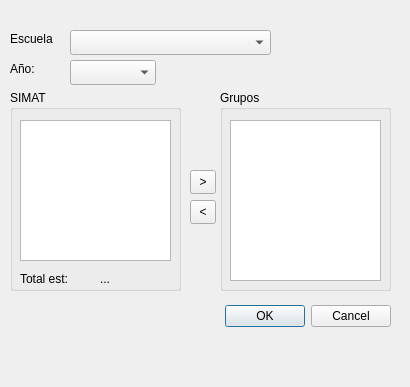
<?xml version="1.0" encoding="UTF-8"?>
<ui version="4.0">
 <class>ImportGroup</class>
 <widget class="QDialog" name="ImportGroup">
  <property name="geometry">
   <rect>
    <x>0</x>
    <y>0</y>
    <width>410</width>
    <height>387</height>
   </rect>
  </property>
  <property name="windowTitle">
   <string>Dialog</string>
  </property>
  <widget class="QDialogButtonBox" name="buttonBox">
   <property name="geometry">
    <rect>
     <x>50</x>
     <y>300</y>
     <width>341</width>
     <height>32</height>
    </rect>
   </property>
   <property name="orientation">
    <enum>Qt::Horizontal</enum>
   </property>
   <property name="standardButtons">
    <set>QDialogButtonBox::Cancel|QDialogButtonBox::Ok</set>
   </property>
  </widget>
  <widget class="QGroupBox" name="groupBox">
   <property name="geometry">
    <rect>
     <x>10</x>
     <y>90</y>
     <width>171</width>
     <height>201</height>
    </rect>
   </property>
   <property name="title">
    <string>SIMAT</string>
   </property>
   <widget class="QListView" name="list_simat">
    <property name="geometry">
     <rect>
      <x>10</x>
      <y>30</y>
      <width>151</width>
      <height>141</height>
     </rect>
    </property>
   </widget>
   <widget class="QLabel" name="label_2">
    <property name="geometry">
     <rect>
      <x>10</x>
      <y>180</y>
      <width>71</width>
      <height>17</height>
     </rect>
    </property>
    <property name="text">
     <string>Total est:</string>
    </property>
   </widget>
   <widget class="QLabel" name="label_num">
    <property name="geometry">
     <rect>
      <x>90</x>
      <y>180</y>
      <width>67</width>
      <height>17</height>
     </rect>
    </property>
    <property name="text">
     <string>...</string>
    </property>
   </widget>
  </widget>
  <widget class="QGroupBox" name="groupBox_2">
   <property name="geometry">
    <rect>
     <x>220</x>
     <y>90</y>
     <width>171</width>
     <height>201</height>
    </rect>
   </property>
   <property name="title">
    <string>Grupos</string>
   </property>
   <widget class="QListView" name="list_group_year">
    <property name="geometry">
     <rect>
      <x>10</x>
      <y>30</y>
      <width>151</width>
      <height>161</height>
     </rect>
    </property>
   </widget>
  </widget>
  <widget class="QLabel" name="label">
   <property name="geometry">
    <rect>
     <x>10</x>
     <y>60</y>
     <width>41</width>
     <height>17</height>
    </rect>
   </property>
   <property name="text">
    <string>Año:</string>
   </property>
  </widget>
  <widget class="QComboBox" name="cbYear">
   <property name="geometry">
    <rect>
     <x>70</x>
     <y>60</y>
     <width>86</width>
     <height>25</height>
    </rect>
   </property>
  </widget>
  <widget class="QToolButton" name="btnSelect">
   <property name="geometry">
    <rect>
     <x>190</x>
     <y>170</y>
     <width>26</width>
     <height>24</height>
    </rect>
   </property>
   <property name="text">
    <string>&gt;</string>
   </property>
  </widget>
  <widget class="QToolButton" name="btnRemove">
   <property name="geometry">
    <rect>
     <x>190</x>
     <y>200</y>
     <width>26</width>
     <height>24</height>
    </rect>
   </property>
   <property name="text">
    <string>&lt;</string>
   </property>
  </widget>
  <widget class="QComboBox" name="cbSchool">
   <property name="geometry">
    <rect>
     <x>70</x>
     <y>30</y>
     <width>201</width>
     <height>25</height>
    </rect>
   </property>
  </widget>
  <widget class="QLabel" name="label_3">
   <property name="geometry">
    <rect>
     <x>10</x>
     <y>30</y>
     <width>51</width>
     <height>17</height>
    </rect>
   </property>
   <property name="text">
    <string>Escuela</string>
   </property>
  </widget>
 </widget>
 <resources/>
 <connections>
  <connection>
   <sender>buttonBox</sender>
   <signal>accepted()</signal>
   <receiver>ImportGroup</receiver>
   <slot>accept()</slot>
   <hints>
    <hint type="sourcelabel">
     <x>248</x>
     <y>254</y>
    </hint>
    <hint type="destinationlabel">
     <x>157</x>
     <y>274</y>
    </hint>
   </hints>
  </connection>
  <connection>
   <sender>buttonBox</sender>
   <signal>rejected()</signal>
   <receiver>ImportGroup</receiver>
   <slot>reject()</slot>
   <hints>
    <hint type="sourcelabel">
     <x>316</x>
     <y>260</y>
    </hint>
    <hint type="destinationlabel">
     <x>286</x>
     <y>274</y>
    </hint>
   </hints>
  </connection>
  <connection>
   <sender>cbYear</sender>
   <signal>currentIndexChanged(QString)</signal>
   <receiver>ImportGroup</receiver>
   <slot>yearChanged(QString)</slot>
   <hints>
    <hint type="sourcelabel">
     <x>92</x>
     <y>32</y>
    </hint>
    <hint type="destinationlabel">
     <x>204</x>
     <y>151</y>
    </hint>
   </hints>
  </connection>
  <connection>
   <sender>list_simat</sender>
   <signal>clicked(QModelIndex)</signal>
   <receiver>ImportGroup</receiver>
   <slot>simatChanged(QModelIndex)</slot>
   <hints>
    <hint type="sourcelabel">
     <x>95</x>
     <y>150</y>
    </hint>
    <hint type="destinationlabel">
     <x>204</x>
     <y>151</y>
    </hint>
   </hints>
  </connection>
 </connections>
 <slots>
  <slot>yearChanged(QString)</slot>
  <slot>simatChanged(QModelIndex)</slot>
 </slots>
</ui>
